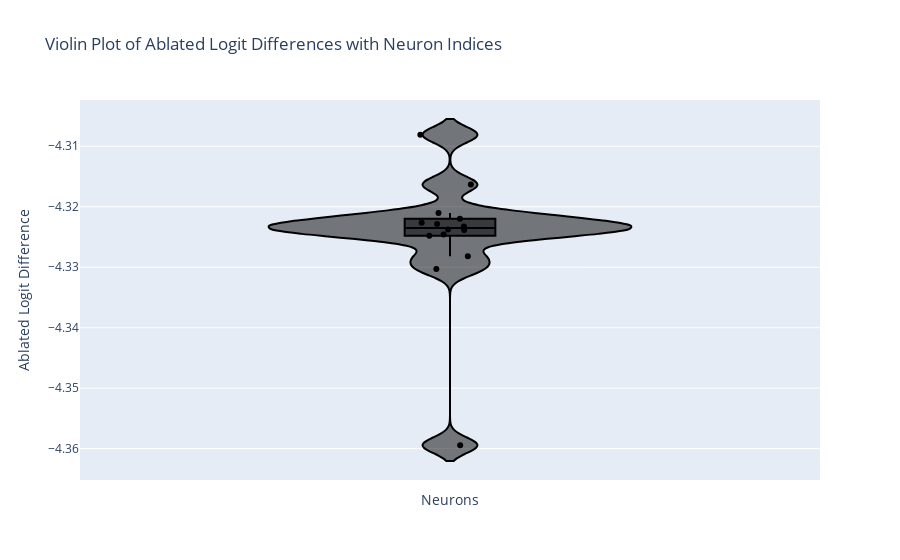

Notebook code cell kept with this figure:
### Code cell
import plotly.graph_objs as go
import numpy as np


# Creating a list of keys (neuron indices) and corresponding values
keys = list(neuron_values.keys())
values = list(neuron_values.values())

# Creating a violin plot
fig = go.Figure(data=go.Violin(y=values, x=np.zeros(len(values)), 
                               text=keys, hoverinfo='text', 
                               points='all', box_visible=True, 
                               line_color='black', pointpos=0))

# Updating layout for better visualization
fig.update_layout(
    title='Violin Plot of Ablated Logit Differences with Neuron Indices',
    yaxis=dict(title='Ablated Logit Difference'),
    xaxis=dict(showticklabels=False, title='Neurons'),
    showlegend=False
)

# Show plot
fig.show()

### Figure 1 — Plotly figure (JSON) as saved in the notebook; plotly's stock layout.template omitted (floating-point values rounded to 4 significant figures)
{"data": [{"box": {"visible": true}, "hoverinfo": "text", "line": {"color": "black"}, "pointpos": 0, "points": "all", "text": ["228", "51", "563", "501", "457", "285", "209", "178", "864", "65", "61", "191", "vanilla", "128"], "type": "violin", "x": [0, 0, 0, 0, 0, 0, 0, 0, 0, 0, 0, 0, 0, 0], "y": [-4.328, -4.308, -4.33, -4.323, -4.325, -4.325, -4.321, -4.323, -4.322, -4.323, -4.324, -4.316, -4.324, -4.359]}], "layout": {"showlegend": false, "title": {"text": "Violin Plot of Ablated Logit Differences with Neuron Indices"}, "xaxis": {"showticklabels": false, "title": {"text": "Neurons"}}, "yaxis": {"title": {"text": "Ablated Logit Difference"}}}}
